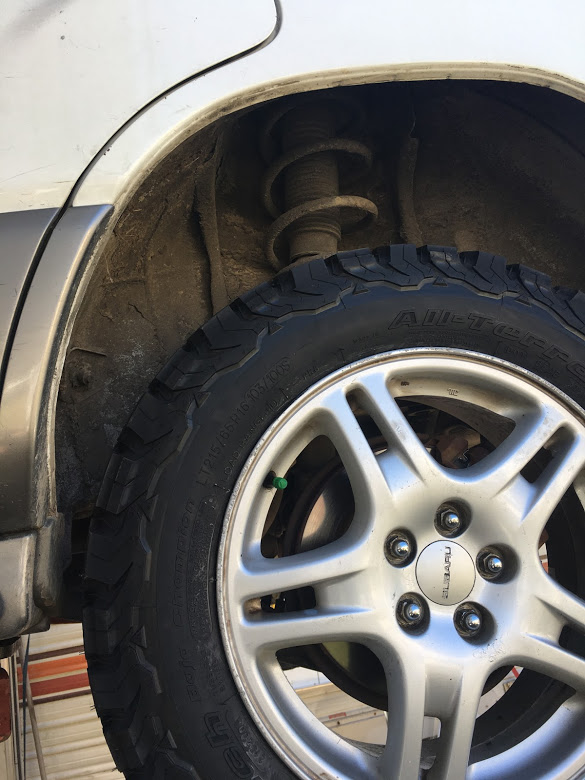
#> input picture practice/rotate_image/test.JPG, 585 x 780 px
$ python rotate.py test.JPG out.png
#> lines starting #> are read from the running program, lines starting #| are printed output that depends on the picture
"""a basic program that takes a .jpg file and rotates it"""

# Imports:
from PIL import Image
import sys


def rotate(delta):
    "Roll an image sideways"
#> called with delta = 180
    im = Image.open(sys.argv[1])
#> im is the input picture: PIL image 585x780 RGB; mean R, G, B 106.2, 104.4, 102
    out = im.rotate(delta)
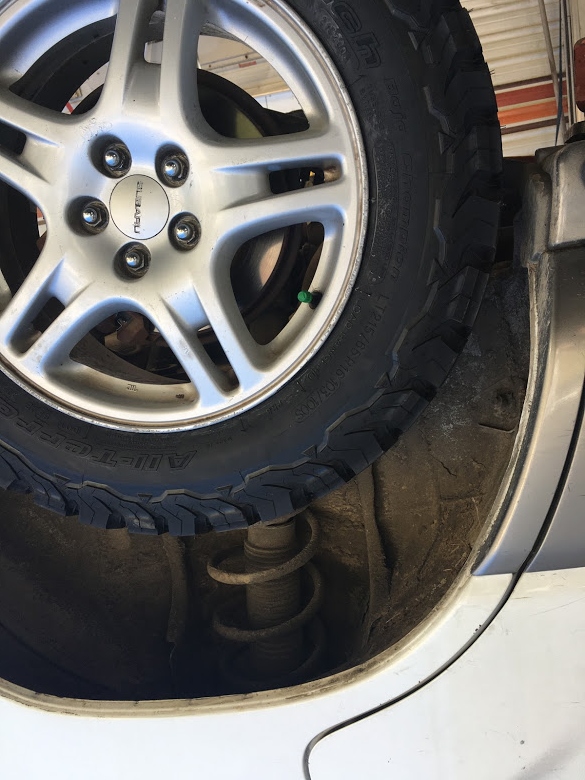
#> out: PIL image 585x780 RGB; mean R, G, B 106.2, 104.4, 102
    out.save(sys.argv[2])


def main():
    """main"""
    rotate(180)


main()
